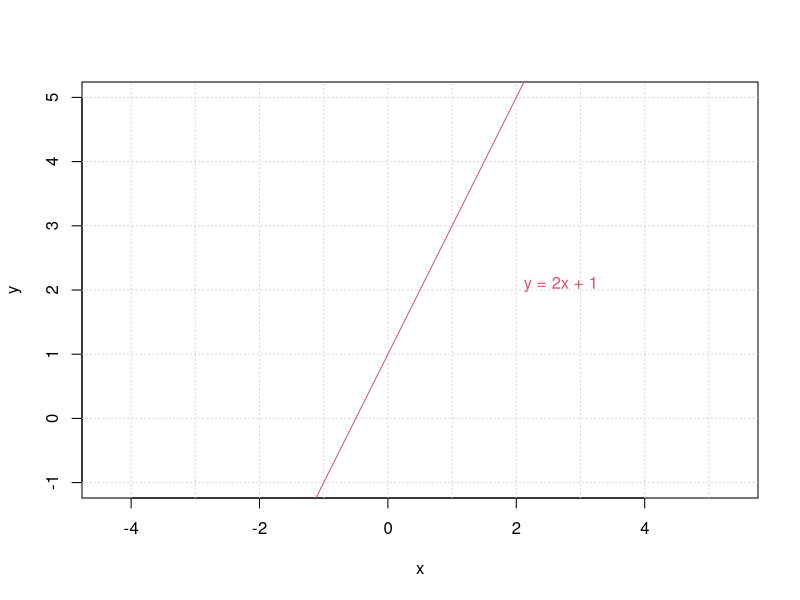
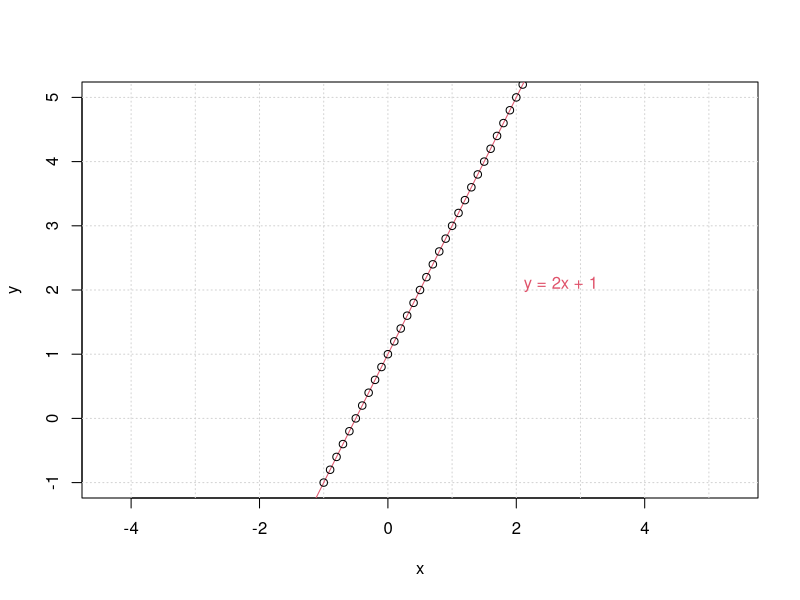
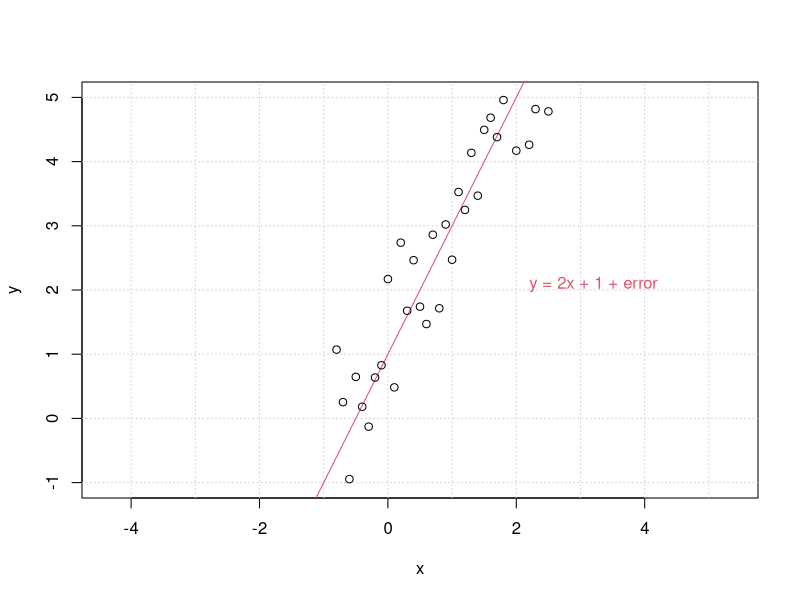
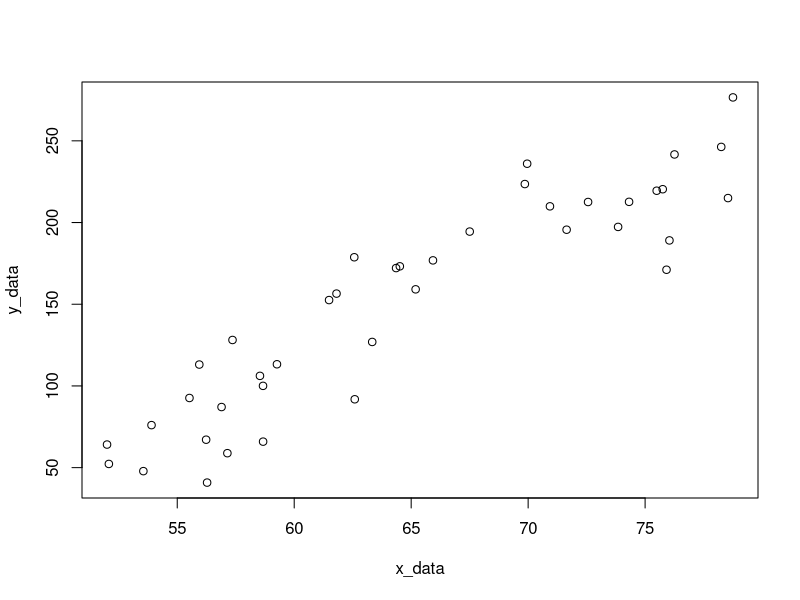
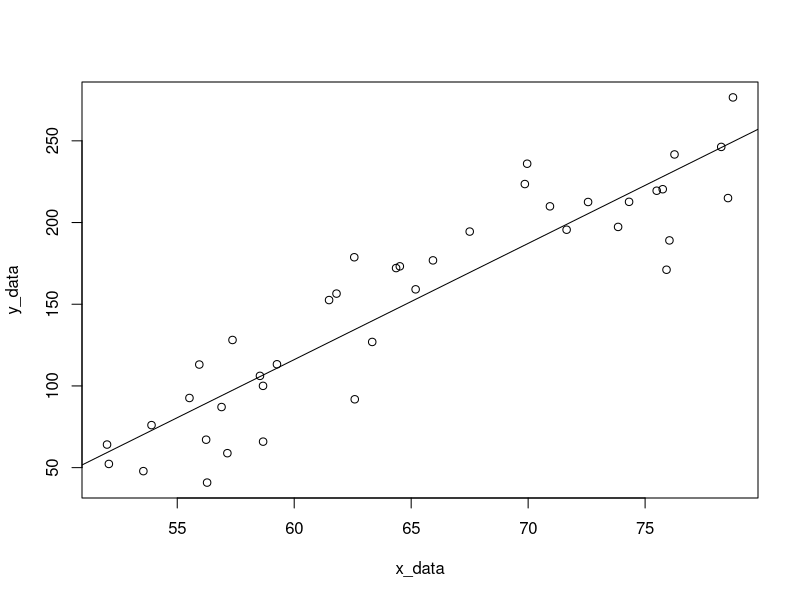
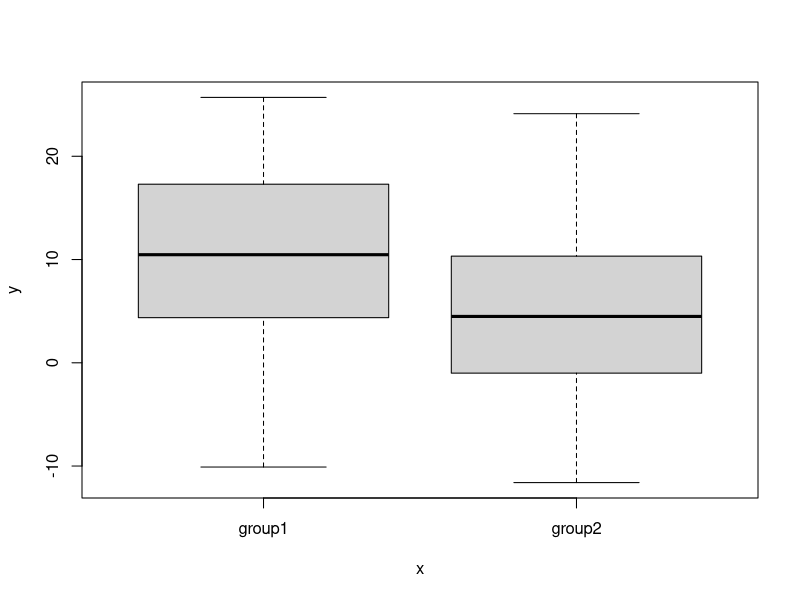
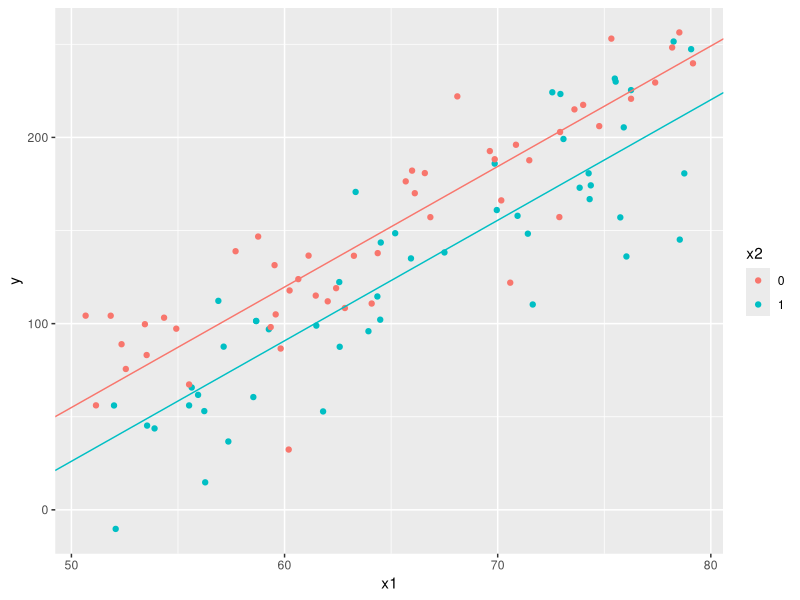
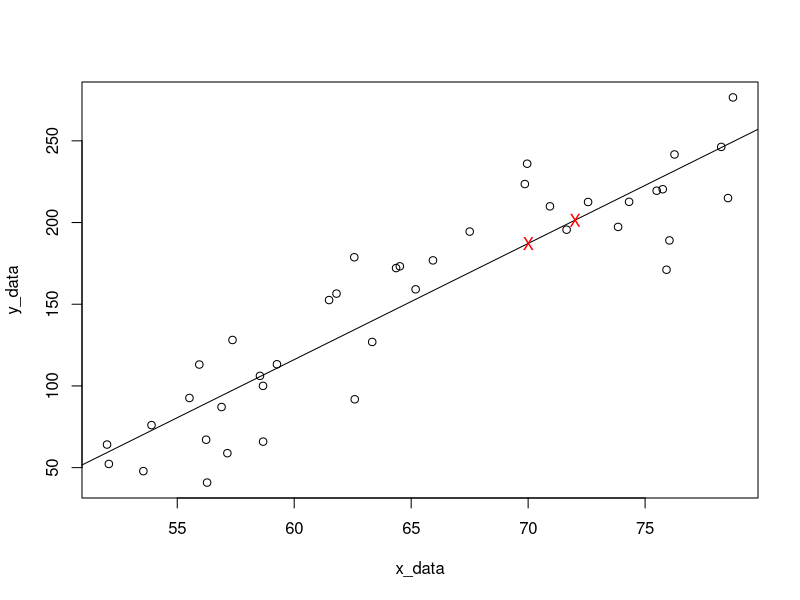

The R source for these figures, in order:
## ---- chunk 1
knitr::opts_chunk$set(echo = TRUE)
## ---- chunk 2
## Setup up coordinate system (with x == y aspect ratio):
plot(c(-2,3), c(-1,5), type = "n", xlab = "x", ylab = "y", asp = 1)
## the x- and y-axis, and an integer grid
abline(h = -5:5, v = -5:6, col = "lightgray", lty = 3)
abline(a = 1, b = 2, col = 2)
text(2,2, "y = 2x + 1", col = 2, adj = c(-.1, -.1))
## ---- chunk 3
## Setup up coordinate system (with x == y aspect ratio):
x <- seq(-1,3,0.1)
y <- 2*x + 1

plot(c(-2,3), c(-1,5), type = "n", xlab = "x", ylab = "y", asp = 1)
## the x- and y-axis, and an integer grid
abline(h = -5:5, v = -5:6, col = "lightgray", lty = 3)
abline(a = 1, b = 2, col = 2)
points(x,y)
text(2,2, "y = 2x + 1", col = 2, adj = c(-.1, -.1))
## ---- chunk 4
## Setup up coordinate system (with x == y aspect ratio):
x <- seq(-1,3,0.1)
e <- rnorm(length(x), mean=0, sd=1)
y <- 2*x + 1 + e

plot(c(-2,3), c(-1,5), type = "n", xlab = "x", ylab = "y", asp = 1)
## the x- and y-axis, and an integer grid
abline(h = -5:5, v = -5:6, col = "lightgray", lty = 3)
abline(a = 1, b = 2, col = 2)
points(x,y)
text(2,2,"y = 2x + 1 + error", col = 2, adj = c(-.1, -.1))
## ---- chunk 5
set.seed(20191203) # set a seed for reproducibility

# lets set up some true data
b0 <- -300 # true beta_0
b1 <- 7 # true beta_1
N <- 40 # sample size

# generate some x values, let's pretend it's height in inches
# a sample of size N bounded between 50 and 80
x_data <- runif(N,50,80)

# generate some random normal errors
errs <- rnorm(N, mean = 0, sd = 30)

y_data <- b0 + x_data*b1 + errs
## ---- chunk 6
plot(x_data, y_data)
## ---- chunk 7
my_model <- lm(y_data ~ x_data)
## ---- chunk 8
plot(x_data, y_data)
abline(my_model)
## ---- chunk 9
summary(my_model)
## ---- chunk 10
print("Confidence intervals with confint function")
print(confint(my_model))
## ---- chunk 11
t_1 <- qt(0.025,38) # n - p - 1 = 40 - 1 - 1 = 38
# t_2 <- qt(0.975,38) # the t-distribution is symmetric so this is just t_1*(-1)

beta_est <- summary(my_model)$coefficients[2,1] # retrieve the beta1 estimate from the model
beta_sd <- summary(my_model)$coefficients[2,2] # retrieve the sd of the beta1 esimate from the model

print(paste("(",(beta_est + t_1*beta_sd), ", " , (beta_est - t_1*beta_sd), ")",sep=""))
## ---- chunk 12
set.seed(20191203) # set a seed for reproducibility

# lets set up some true data
b0 <- -300 # true beta_0
b1 <- 7 # true beta_1
b2 <- -12 # true beta_2
N <- 40 # sample size

# generate some x values again
x1_data <- runif(N,50,80)
x2_data <- runif(N,10,20)

# generate some random normal errors
errs <- rnorm(N, mean = 0, sd = 30)

y_data <- b0 + x1_data*b1 + x2_data*b2 + errs
## ---- chunk 13
# put the data into a dataframe

my_data <- data.frame(y_data, x1_data, x2_data) # put the data into a frame
colnames(my_data) <- c("y","x1","x2") # give names to our variables

my_model_2 <- lm(y ~ x1 + x2, data = my_data) # set up the model
summary(my_model_2) # output the analysis
## ---- chunk 14
set.seed(20191203) # set a seed for reproducibility

# lets set up some true data
b0 <- -300 # true beta_0
b1 <- 7 # true beta_1
b2 <- -12 # true beta_2
N <- 10000 # sample size

# generate some x values again
x1_data <- runif(N,50,80)
x2_data <- runif(N,10,20)

# generate some random normal errors
errs <- rnorm(N, mean = 0, sd = 30)

y_data <- b0 + x1_data*b1 + x2_data*b2 + errs

my_model_3 <- lm(y_data ~ x1_data + x2_data)
summary(my_model_3)
## ---- chunk 15
set.seed(20191203) # set a seed for reproducibility

ng <- 2 # number of groups
N <- 40 # sample size

# values of the true betas
b0 <- 10
b1 <- -5

group <- rep( c("group1", "group2"), each = N) # create the two sets of groups
errs <- rnorm(ng*N, 0, sd=10) # create the standard errors

y_data <- b0 + b1*(group=="group2") + errs # those in group 2 are multiplied by b1
my_model_cat <- lm(y_data ~ as.factor(group)) # define the linear model
summary(my_model_cat)
## ---- chunk 16
plot(factor(group), y_data)
## ---- chunk 17
group1_data <- y_data[1:40]
group2_data <- y_data[41:80]

t.test(group1_data, group2_data) # full t-test

print("Estimated difference between groups:")
print((t.test(y_data[41:80], y_data[1:40])$estimate[1] - 
  t.test(y_data[41:80], y_data[1:40])$estimate[2])) # estimated difference
## ---- chunk 18
set.seed(20191203) # set a seed for reproducibility

# lets set up some true data
b0 <- -300 # true beta_0
b1 <- 7 # true beta_1
b2 <- -30 # true beta_2
N <- 100 # sample size

# generate some x values again
x1_data <- runif(N,50,80) # generate continuous data
x2_data <- c(rep(1,N/2), rep(0,N/2)) # generate binary data

# generate some random normal errors
errs <- rnorm(N, mean = 0, sd = 30)

y_data <- b0 + x1_data*b1 + x2_data*b2 + errs

my_model_cont_cat <- lm(y_data ~ x1_data + x2_data)
summary(my_model_cont_cat)
## ---- chunk 19
library(ggplot2)# we'll use ggplot for plotting here

set.seed(20191203) # set a seed for reproducibility

# lets set up some true data
b0 <- -300 # true beta_0
b1 <- 7 # true beta_1
b2 <- -30 # true beta_2
N <- 100 # sample size

# generate some x values again
x1_data <- runif(N,50,80) # generate continuous data
x2_data <- c(rep(1,N/2), rep(0,N/2)) # generate binary data

# generate some random normal errors
errs <- rnorm(N, mean = 0, sd = 30)

y_data <- b0 + x1_data*b1 + x2_data*b2 + errs

# put together a data frame
my_data <- data.frame(y_data, x1_data, factor(x2_data))
colnames(my_data) <- c("y", "x1", "x2")

# generate a linear model
my_model_cont_cat <- lm(y ~ x1 + x2, data = my_data)

p <- ggplot(data = my_data, aes(y = y, x = x1, colour = x2)) +
  geom_point() +
  geom_abline(intercept = coef(my_model_cont_cat)[1], slope = coef(my_model_cont_cat)[2], colour="#F8766D") +
  geom_abline(intercept = coef(my_model_cont_cat)[1] + coef(my_model_cont_cat)[3],
              slope = coef(my_model_cont_cat)[2], colour = "#00BFC4")

p
## ---- chunk 20
set.seed(20191203) # set a seed for reproducibility

# lets set up some true data
b0 <- -300 # true beta_0
b1 <- 7 # true beta_1
N <- 40 # sample size

# generate some x values, let's pretend it's height in inches
# a sample of size N bounded between 50 and 80
x_data <- runif(N,50,80)

# generate some random normal errors
errs <- rnorm(N, mean = 0, sd = 30)

y_data <- b0 + x_data*b1 + errs

my_model <- lm(y_data ~ x_data)

# Create new points at x=70 and x=72
# predict where the data will fall and plot it
new_points <- data.frame(x_data=c(72,70))
new_prediction <- predict(my_model, new_points)

plot(x_data, y_data)
abline(my_model)
points(x = new_points$x_data, y = new_prediction, col = "red", pch="X")
## ---- chunk 21
set.seed(20191203) # set a seed for reproducibility

# lets set up some true data
b0 <- -300 # true beta_0
b1 <- 7 # true beta_1
N <- 40 # sample size

# generate some x values, let's pretend it's height in inches
# a sample of size N bounded between 50 and 80
x_data <- runif(N,50,80)

# generate some random normal errors
errs <- rnorm(N, mean = 0, sd = 30)

y_data <- b0 + x_data*b1 + errs

my_model <- lm(y_data ~ x_data)
plot(my_model)
## ---- chunk 22
set.seed(20191203) # set a seed for reproducibility

# lets set up some true data
b0 <- -300 # true beta_0
b1 <- 7 # true beta_1
N <- 1000 # sample size

# generate some x values, let's pretend it's height in inches
# a sample of size N bounded between 50 and 80
x_data <- runif(N,50,80)

# generate some random normal errors
errs <- rnorm(N, mean = 0, sd = 30)

y_data <- b0 + x_data*b1 + errs

my_model <- lm(y_data ~ x_data)
plot(my_model)
## ---- chunk 23
set.seed(20191203) # set a seed for reproducibility

# lets set up some true data
b0 <- -300 # true beta_0
b1 <- 7 # true beta_1
N <- 40 # sample size

x_data <- runif(N,50,60)

# generate some random normal errors
errs <- rnorm(N, mean = 0, sd = 30)

y_data <- b0 + exp(x_data)*b1 + errs

my_model_bad <- lm(y_data ~ x_data)
summary(my_model_bad)
## ---- chunk 24
plot(my_model_bad)
## ---- chunk 25
plot(exp(x_data),y_data)
## ---- chunk 26
plot(x_data, y_data)
abline(my_model_bad)
## ---- chunk 27
# taken from the R documentation on CRAN.

## So regression on each dataset
ff <- y ~ x
mods <- setNames(as.list(1:4), paste0("lm", 1:4))
for(i in 1:4) {
  ff[2:3] <- lapply(paste0(c("y","x"), i), as.name)
  ## or   ff[[2]] <- as.name(paste0("y", i))
  ##      ff[[3]] <- as.name(paste0("x", i))
  mods[[i]] <- lmi <- lm(ff, data = anscombe)
  #print(anova(lmi))
  print(summary(mods[[i]]))
}
## ---- chunk 28
## Now, do what you should have done in the first place: PLOTS
op <- par(mfrow = c(2, 2), mar = 0.1+c(4,4,1,1), oma =  c(0, 0, 2, 0))
for(i in 1:4) {
  ff[2:3] <- lapply(paste0(c("y","x"), i), as.name)
  plot(ff, data = anscombe, col = "red", pch = 21, bg = "orange", cex = 1.2,
       xlim = c(3, 19), ylim = c(3, 13))
  abline(mods[[i]], col = "blue")
}
mtext("Anscombe\'s 4 Regression data sets", outer = TRUE, cex = 1.5)
par(op)
## ---- chunk 29
# generate 20 random values between 0 and 1 and run a regression between them. Do this 100 times and see how many times b1 is "significant"
N <- 20
trials <- 100
num_sig <- 0

for (t in 1:trials){
  x_random <- runif(N)
  y_random <- runif(N)
  
  random_model <- lm(y_random~x_random)
  
  if (summary(random_model)$coefficients[2,4] < 0.05){
    num_sig <- num_sig + 1
    plot(x_random, y_random)
    abline(random_model)
  }
}

print(paste("We have",num_sig,"significant results!"))
## ---- chunk 30
# Example code modified from https://www.data-to-viz.com/caveat/simpson.html
library(ggplot2)
library(tidyverse)

# create our data
a <- data.frame( x = rnorm(100), y = rnorm(100)) %>% mutate(y = y-x/2)
b <- a %>% mutate(x=x+2) %>% mutate(y=y+2)
c <- a %>% mutate(x=x+4) %>% mutate(y=y+4)
simpsons_data <- do.call(rbind, list(a,b,c))
simpsons_data <- simpsons_data %>% mutate(group=rep(c("A", "B", "C"), each=100))

rm(a,b,c) # cleanup

# the function geom_smooth carries out the linear fit automatically, and then plots it
ggplot(simpsons_data, aes(x=x, y=y)) +
  geom_point( size=2) +
  geom_smooth(method = "lm") +
  ggtitle("Linear fit without confounders")

ggplot(simpsons_data, aes(x=x, y=y, colour=group)) +
  geom_point(size=2) +
  geom_smooth(method = "lm") +
  ggtitle("Linear fit with confounders")
